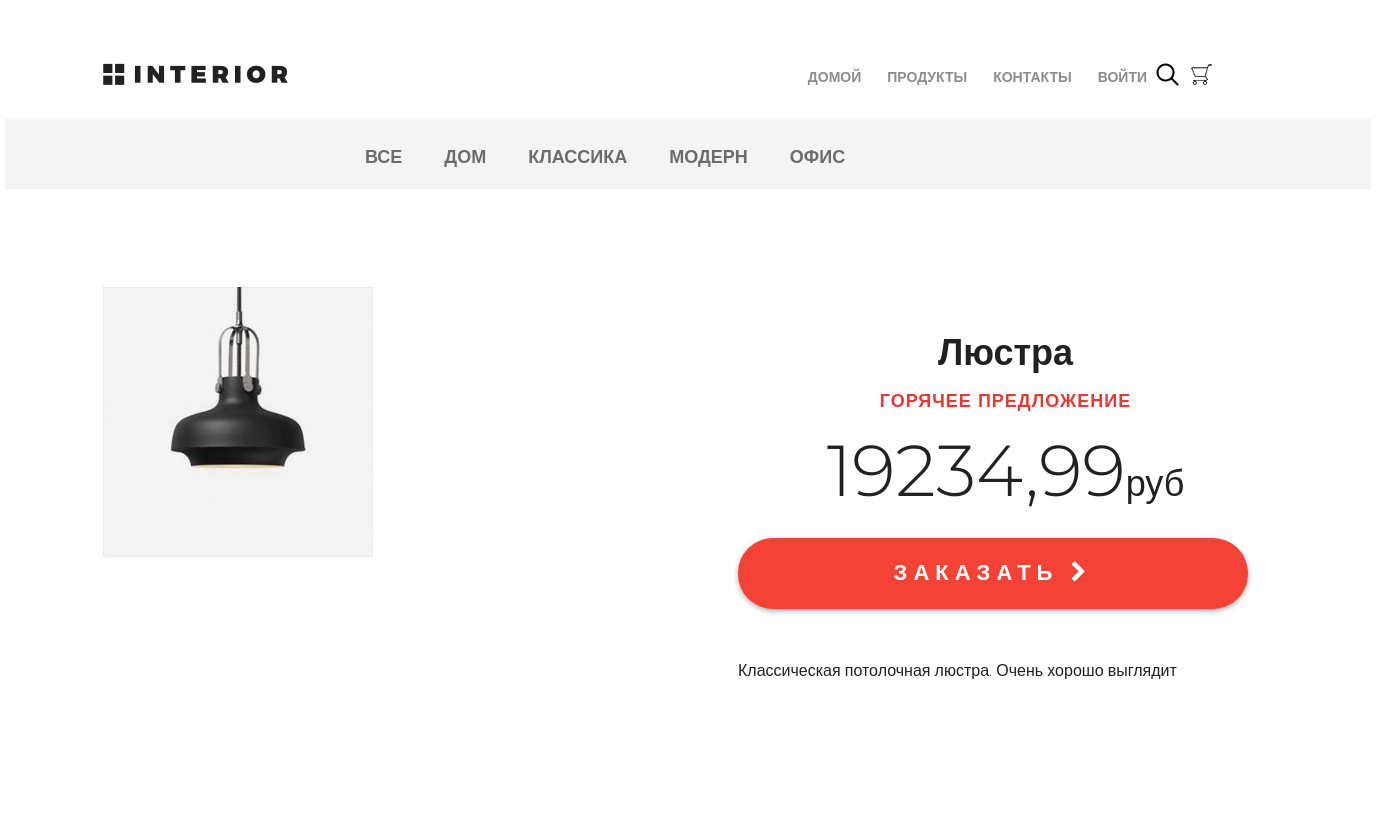
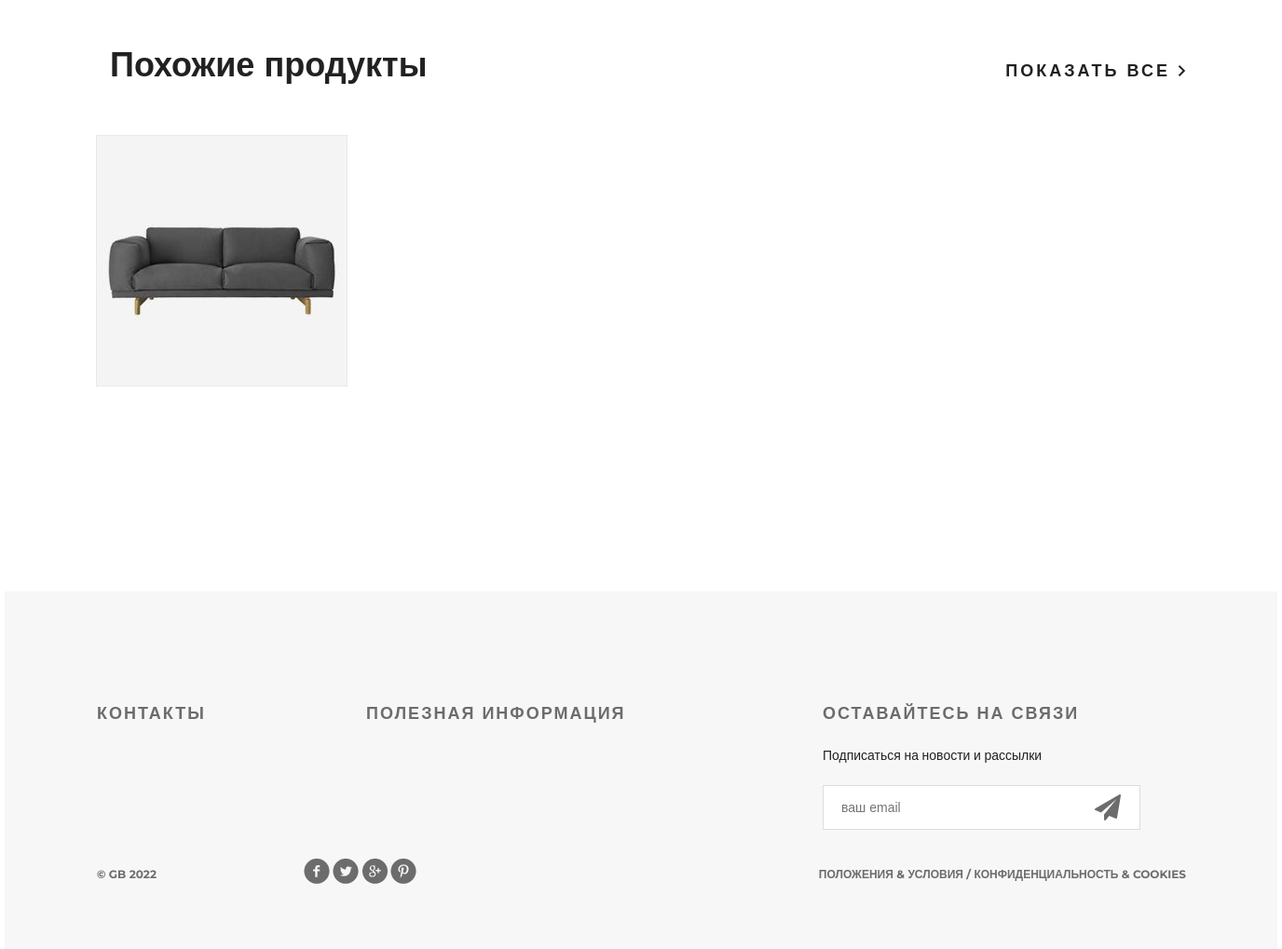
Screenshot of /products/ with the database file from the repository (2 pictures, top to bottom).
### mainapp/models.py (models this page shows, shortened)
class ProductCategory(models.Model):    # Категории
    name = models.CharField(verbose_name='имя', max_length=64, unique=True)
    description = models.TextField(verbose_name='описание', blank=True)
    is_active = models.BooleanField(verbose_name='активна', default=True)
    class Meta:
        verbose_name = 'категория'
        verbose_name_plural = 'категории'
        ordering = ('name',)

class Product(models.Model):    # Продукты
    category = models.ForeignKey(ProductCategory, on_delete=models.CASCADE)
    name = models.CharField(verbose_name='имя продукта', max_length=128)
    image = models.ImageField(upload_to='products_images', blank=True)
    short_desc = models.CharField(verbose_name='краткое описание продукта',
                                  max_length=60, blank=True)
    description = models.TextField(verbose_name='описание продукта', blank=True)
    price = models.DecimalField(verbose_name='цена продукта', max_digits=8,
                                decimal_places=2, default=0)
    quantity = models.PositiveIntegerField(verbose_name='количество на складе',
                                       default=0)
    class Meta:
        verbose_name = 'продукт'
        verbose_name_plural = 'продукты'

### mainapp/views.py (the view, shortened to what this page needs)
# urls.py: path('products/', include('mainapp.urls', namespace='products')),
def products(request, pk=None):
    title = 'продукты'
    links_menu = ProductCategory.objects.all()
    basket = []
    hot_product = get_hot_product()
    same_products = get_same_products(hot_product)
    content = {
        'title': title,
        'links_menu': links_menu,
        'same_products': same_products,
        'basket': get_basket(request.user),
        'hot_product': hot_product,
    }
    return render(request, 'mainapp/products.html', content)

### mainapp/services.py (called while the page is built)
def get_hot_product():
    products = Product.objects.all()
    return random.sample(list(products), 1)[0]

def get_same_products(hot_product):
    same_products = Product.objects.filter(category=hot_product.category).exclude(pk=hot_product.pk)
    return same_products

def get_basket(user):
    basket_list = []
    if user.is_authenticated:
        basket_list = Basket.objects.filter(user=user)
    return basket_list

### mainapp/templates/mainapp/products.html (shortened to what this page needs)
{% extends 'mainapp/base.html' %}
{% load static %}
{% block content %}
	<div class="container">
		<div class="hero-white">
			<div class="header clearfix">
				{% include 'mainapp/includes/inc_main_manu.html' %}
			</div>
		</div>
		<div class="details">
			<div class="links clearfix">
				{% include 'mainapp/includes/inc_categories_menu.html' %}
			</div>
			<div class="details-products">
				<div class="details-slider">
					<div class="slider-product">
						<img src="/media/{{ hot_product.image }}">
					</div>
				</div>
				<div class="description">
					<h3 class="big-bold">{{ hot_product.name }}</h3>
					<h3 class="red">горячее предложение</h3>
					<p class="price">{{ hot_product.price }}<span>руб</span></p>
					<a href="{% url 'basket:add' hot_product.pk %}" class="red-button">
						заказать <i class="fa fa-chevron-right" aria-hidden="true"></i>
					</a>
					<div class="description-text">
                        {{ hot_product.description }}
					</div>
				</div>
			</div>
			<div class="related">
				<div class="title clearfix">
					<h2>Похожие продукты</h2>
					<a class="explore" href="#">показать все <img src="/static/img/arrow.png" alt=""></a>
				</div>
				<div class="related-products clearfix">
                    {% for product in same_products %}
                        <div class="block">
                            <a href="{% url 'products:product' product.pk %}">
                                <img src="/media/{{ product.image }}" alt="">
                            </a>
                        </div>
                    {% endfor %}
				</div>
			</div>
		</div>
		<div class="clr"></div>
	</div>
{% endblock %}

### mainapp/templates/mainapp/base.html (shortened to what this page needs)
<!DOCTYPE html>
{% load static %}
<html>
    <head>
        {% block css %}
            <link rel="stylesheet" type="text/css" href="{% static 'css/style.css' %}">
            <link rel="stylesheet" href="{% static 'fonts/font-awesome/css/font-awesome.css' %}">
        {% endblock %}
    </head>
    <body>
        <div class="container">
            {% block content %}
            {% endblock %}
        </div>
        {% block footer %}
            <div class="footer">
                <div class="clearfix">
                    <div class="text-footer">
                        <h3>контакты</h3>
                    </div>
                    <div class="text-footer">
                        <h3>полезная информация</h3>
                    </div>
                    <div class="text-footer clearfix">
                        <h3>Оставайтесь на связи</h3>
                        <p>Подписаться на новости и рассылки</p>
                        <form>
                            <input type="email" name="email" placeholder="ваш email">
                            <a href="#"><i class="fa fa-paper-plane fa-2x" aria-hidden="true"></i></a>
                        </form>
                    </div>
                </div>
                <p class="small">&copy; GB 2022</p>
                <div class="social">
                    <a href="#" class="social1"></a>
                    <a href="#" class="social2"></a>
                    <a href="#" class="social3"></a>
                    <a href="#" class="social4"></a>
                </div>
                <p class="small">Положения &amp; Условия / Конфиденциальность &amp; Cookies</p>
            </div>
        {% endblock %}
    </body>
</html>

### mainapp/templates/mainapp/includes/inc_main_manu.html (shortened to what this page needs)
<a href="{% url 'main' %}" class="logo"></a>
<ul class="menu">
    <li>
        <a href="{% url 'main' %}" class="{% if request.resolver_match.url_name == link.href %} active{% endif %}">домой</a>
    </li>
    <li>
        <a href="{% url 'products:index' %}" class="{% if request.resolver_match.url_name == link.href %} active{% endif %}">продукты</a>
    </li>
    <li>
        <a href="{% url 'contact' %}" class="{% if request.resolver_match.url_name == link.href %} active{% endif %}">контакты</a>
    </li>
    <li>
        {% if user.is_authenticated %}
            <a href="{% url 'auth:logout' %}">выйти</a>
        {% else %}
            <a href="{% url 'auth:login' %}">войти</a>
        {% endif %}
    </li>
</ul>
<a href="#" class="search"></a>
<a href="{% url 'basket:view' %}" class="basket">
</a>

### mainapp/templates/mainapp/includes/inc_categories_menu.html (shortened to what this page needs)
<ul class="links-menu">
    <li>
        <a href="{% url 'products:category' 0 %}"
           class="{% if request.resolver_match.kwargs.pk == '0' %} active{% endif %}">
            все
        </a>
    </li>
    {% for link in links_menu %}
        <li>
            <a href="{% url 'products:category' link.pk %}"
                    > {{ link.name }}
            </a>
        </li>
    {% endfor %}
</ul>

### rows the page displays
ProductCategory: name "ДОМ"
ProductCategory: name "КЛАССИКА"
ProductCategory: name "МОДЕРН"
ProductCategory: name "ОФИС"
Product: image (picture), name "Люстра", price "19234,99", description "Классическая потолочная люстра. Очень хорошо выглядит"
Product: image (picture)
